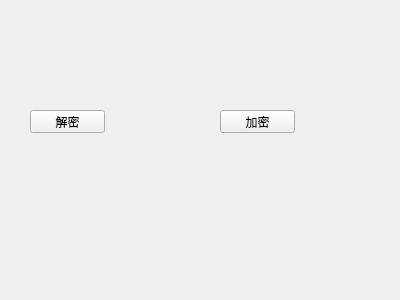
<?xml version="1.0" encoding="UTF-8"?>
<ui version="4.0">
 <class>Widget</class>
 <widget class="QWidget" name="Widget">
  <property name="geometry">
   <rect>
    <x>0</x>
    <y>0</y>
    <width>400</width>
    <height>300</height>
   </rect>
  </property>
  <property name="windowTitle">
   <string>Widget</string>
  </property>
  <widget class="QPushButton" name="pushButton">
   <property name="geometry">
    <rect>
     <x>30</x>
     <y>110</y>
     <width>75</width>
     <height>23</height>
    </rect>
   </property>
   <property name="text">
    <string>解密</string>
   </property>
  </widget>
  <widget class="QPushButton" name="pushButton_2">
   <property name="geometry">
    <rect>
     <x>220</x>
     <y>110</y>
     <width>75</width>
     <height>23</height>
    </rect>
   </property>
   <property name="text">
    <string>加密</string>
   </property>
  </widget>
 </widget>
 <layoutdefault spacing="6" margin="11"/>
 <resources/>
 <connections/>
</ui>
